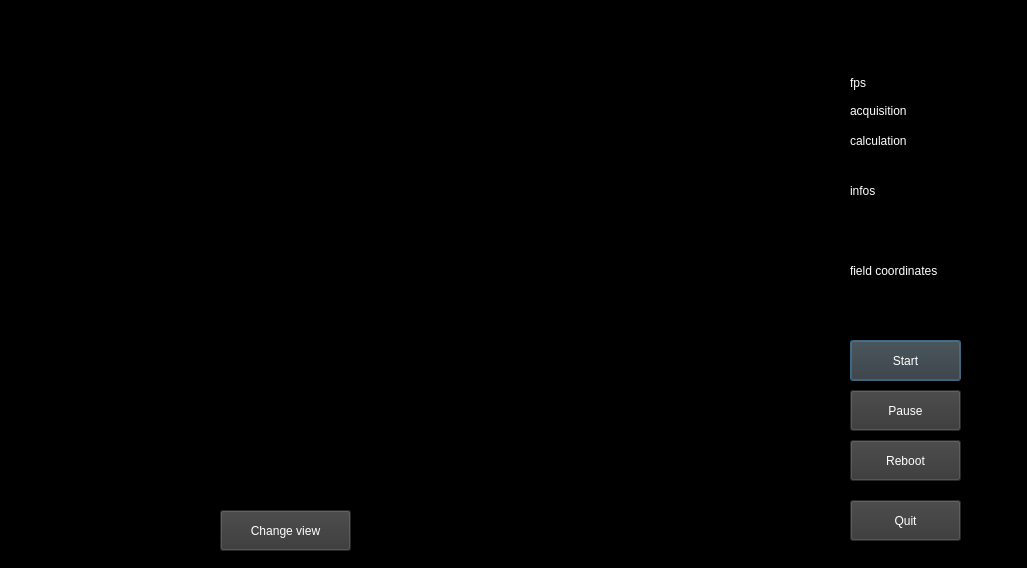
<?xml version="1.0" encoding="UTF-8"?>
<ui version="4.0">
 <class>Dialog</class>
 <widget class="QDialog" name="Dialog">
  <property name="geometry">
   <rect>
    <x>0</x>
    <y>0</y>
    <width>1027</width>
    <height>568</height>
   </rect>
  </property>
  <property name="windowTitle">
   <string>Dialog</string>
  </property>
  <property name="styleSheet">
   <string notr="true">background-color: rgb(0, 0, 0);</string>
  </property>
  <widget class="QLineEdit" name="lineEdit">
   <property name="geometry">
    <rect>
     <x>930</x>
     <y>100</y>
     <width>61</width>
     <height>20</height>
    </rect>
   </property>
   <property name="styleSheet">
    <string notr="true">color: rgb(255, 255, 255);</string>
   </property>
  </widget>
  <widget class="QLineEdit" name="lineEdit_2">
   <property name="geometry">
    <rect>
     <x>930</x>
     <y>130</y>
     <width>61</width>
     <height>20</height>
    </rect>
   </property>
   <property name="styleSheet">
    <string notr="true">color: rgb(255, 255, 255);</string>
   </property>
  </widget>
  <widget class="QLineEdit" name="lineEdit_3">
   <property name="geometry">
    <rect>
     <x>850</x>
     <y>210</y>
     <width>113</width>
     <height>20</height>
    </rect>
   </property>
   <property name="styleSheet">
    <string notr="true">color: rgb(255, 255, 255);</string>
   </property>
  </widget>
  <widget class="QLineEdit" name="lineEdit_4">
   <property name="geometry">
    <rect>
     <x>850</x>
     <y>290</y>
     <width>113</width>
     <height>20</height>
    </rect>
   </property>
   <property name="styleSheet">
    <string notr="true">color: rgb(255, 255, 255);</string>
   </property>
   <property name="text">
    <string/>
   </property>
  </widget>
  <widget class="QLabel" name="label">
   <property name="geometry">
    <rect>
     <x>850</x>
     <y>72</y>
     <width>47</width>
     <height>21</height>
    </rect>
   </property>
   <property name="styleSheet">
    <string notr="true">font: 11pt &quot;MS Shell Dlg 2&quot;;
color: rgb(255, 255, 255);</string>
   </property>
   <property name="text">
    <string>fps</string>
   </property>
  </widget>
  <widget class="QLabel" name="label_2">
   <property name="geometry">
    <rect>
     <x>850</x>
     <y>180</y>
     <width>47</width>
     <height>21</height>
    </rect>
   </property>
   <property name="styleSheet">
    <string notr="true">font: 11pt &quot;MS Shell Dlg 2&quot;;
color: rgb(255, 255, 255);</string>
   </property>
   <property name="text">
    <string>infos</string>
   </property>
  </widget>
  <widget class="QLabel" name="label_3">
   <property name="geometry">
    <rect>
     <x>850</x>
     <y>260</y>
     <width>111</width>
     <height>21</height>
    </rect>
   </property>
   <property name="styleSheet">
    <string notr="true">font: 11pt &quot;MS Shell Dlg 2&quot;;
color: rgb(255, 255, 255);</string>
   </property>
   <property name="text">
    <string>field coordinates</string>
   </property>
  </widget>
  <widget class="QLabel" name="label_4">
   <property name="geometry">
    <rect>
     <x>850</x>
     <y>100</y>
     <width>71</width>
     <height>21</height>
    </rect>
   </property>
   <property name="styleSheet">
    <string notr="true">font: 11pt &quot;MS Shell Dlg 2&quot;;
color: rgb(255, 255, 255);</string>
   </property>
   <property name="text">
    <string>acquisition</string>
   </property>
  </widget>
  <widget class="QLabel" name="label_5">
   <property name="geometry">
    <rect>
     <x>850</x>
     <y>130</y>
     <width>71</width>
     <height>21</height>
    </rect>
   </property>
   <property name="styleSheet">
    <string notr="true">font: 11pt &quot;MS Shell Dlg 2&quot;;
color: rgb(255, 255, 255);</string>
   </property>
   <property name="text">
    <string>calculation</string>
   </property>
  </widget>
  <widget class="QPushButton" name="pushButton">
   <property name="geometry">
    <rect>
     <x>850</x>
     <y>340</y>
     <width>111</width>
     <height>41</height>
    </rect>
   </property>
   <property name="styleSheet">
    <string notr="true">background-color: rgb(54, 54, 54);
color: rgb(255, 255, 255);
font: 14pt &quot;MS Shell Dlg 2&quot;;</string>
   </property>
   <property name="text">
    <string>Start</string>
   </property>
  </widget>
  <widget class="QPushButton" name="pushButton_2">
   <property name="geometry">
    <rect>
     <x>850</x>
     <y>390</y>
     <width>111</width>
     <height>41</height>
    </rect>
   </property>
   <property name="styleSheet">
    <string notr="true">background-color: rgb(54, 54, 54);
color: rgb(255, 255, 255);
font: 14pt &quot;MS Shell Dlg 2&quot;;</string>
   </property>
   <property name="text">
    <string>Pause</string>
   </property>
  </widget>
  <widget class="QPushButton" name="pushButton_3">
   <property name="geometry">
    <rect>
     <x>850</x>
     <y>440</y>
     <width>111</width>
     <height>41</height>
    </rect>
   </property>
   <property name="styleSheet">
    <string notr="true">background-color: rgb(54, 54, 54);
color: rgb(255, 255, 255);
font: 14pt &quot;MS Shell Dlg 2&quot;;</string>
   </property>
   <property name="text">
    <string>Reboot</string>
   </property>
  </widget>
  <widget class="QPushButton" name="pushButton_4">
   <property name="geometry">
    <rect>
     <x>850</x>
     <y>500</y>
     <width>111</width>
     <height>41</height>
    </rect>
   </property>
   <property name="styleSheet">
    <string notr="true">background-color: rgb(54, 54, 54);
color: rgb(255, 255, 255);
font: 14pt &quot;MS Shell Dlg 2&quot;;</string>
   </property>
   <property name="text">
    <string>Quit</string>
   </property>
  </widget>
  <widget class="QWidget" name="widget" native="true">
   <property name="geometry">
    <rect>
     <x>20</x>
     <y>20</y>
     <width>801</width>
     <height>461</height>
    </rect>
   </property>
  </widget>
  <widget class="QPushButton" name="pushButton_5">
   <property name="geometry">
    <rect>
     <x>220</x>
     <y>510</y>
     <width>131</width>
     <height>41</height>
    </rect>
   </property>
   <property name="styleSheet">
    <string notr="true">background-color: rgb(54, 54, 54);
color: rgb(255, 255, 255);
font: 14pt &quot;MS Shell Dlg 2&quot;;</string>
   </property>
   <property name="text">
    <string>Change view</string>
   </property>
  </widget>
  <widget class="QLineEdit" name="lineEdit_5">
   <property name="geometry">
    <rect>
     <x>370</x>
     <y>510</y>
     <width>311</width>
     <height>41</height>
    </rect>
   </property>
   <property name="styleSheet">
    <string notr="true">color: rgb(255, 255, 255);
font: 12pt &quot;MS Shell Dlg 2&quot;;</string>
   </property>
   <property name="text">
    <string/>
   </property>
  </widget>
 </widget>
 <resources/>
 <connections/>
</ui>
